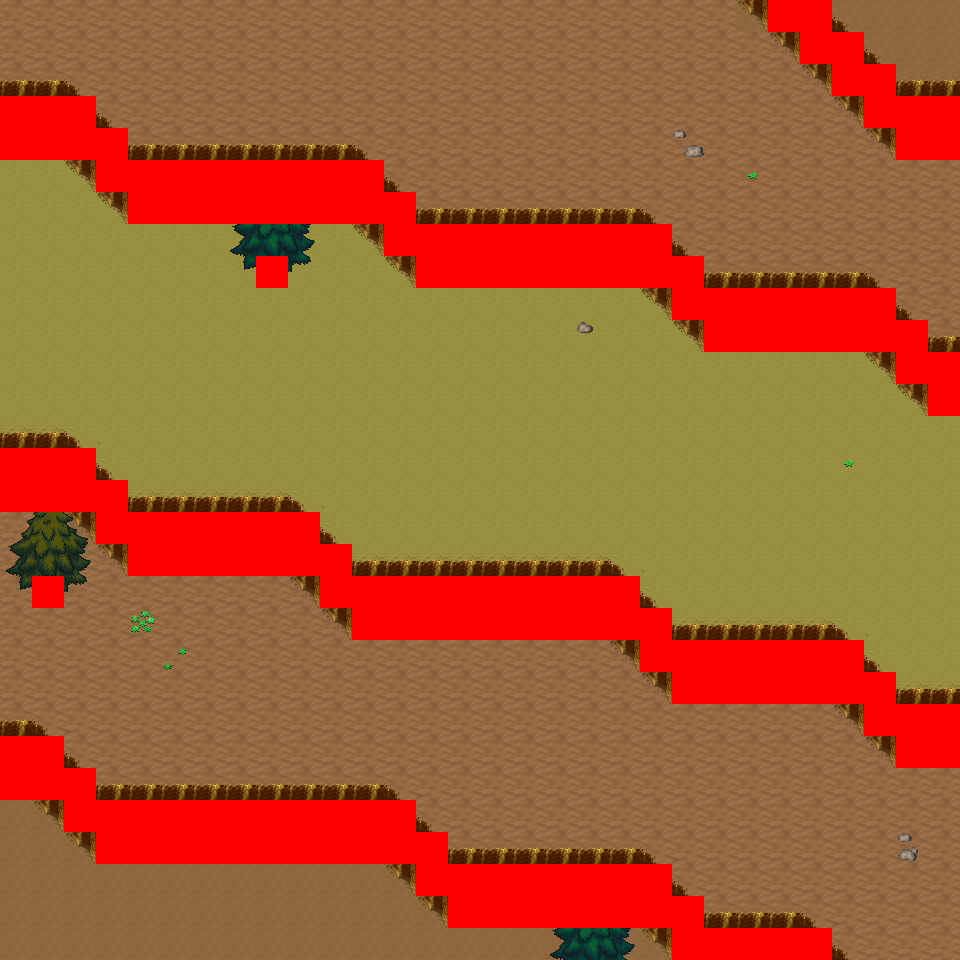

This game map was drawn from its Tiled (.tmx) file and the tilesets committed beside it. A one-line description and the trimmed map source follow:
An orthogonal 30x30 tile map with 32x32 px tiles, 6 tile layers (Ground, Object, Object2, Above, ...), 11 tilesets and 10 objects (10x mapExit).

<map version="1.0" orientation="orthogonal" renderorder="right-down" width="30" height="30" tilewidth="32" tileheight="32" nextobjectid="11">
  <tileset firstgid="1" name="tileset_logic_collision" tilewidth="32" tileheight="32" tilecount="1" columns="1">
    <image source="../drawable/tileset_logic_collision.png" width="32" height="32" />
  </tileset>
  <tileset firstgid="2" name="tileset_ground_ground" tilewidth="32" tileheight="32" tilecount="33" columns="3">
    <image source="../drawable/tileset_ground_ground.png" width="96" height="352" />
  </tileset>
  <tileset firstgid="35" name="tileset_ground_ridge_earth_pale" tilewidth="32" tileheight="32" tilecount="96" columns="12">
    <image source="../drawable/tileset_ground_ridge_earth_pale.png" width="384" height="256" />
  </tileset>
  <tileset firstgid="131" name="tileset_ground_ridge_earth_dark" tilewidth="32" tileheight="32" tilecount="96" columns="12">
    <image source="../drawable/tileset_ground_ridge_earth_dark.png" width="384" height="256" />
  </tileset>
  <tileset firstgid="227" name="tileset_terrain_desert" tilewidth="32" tileheight="32" tilecount="88" columns="8">
    <image source="../drawable/tileset_terrain_desert.png" width="256" height="352" />
  </tileset>
  <tileset firstgid="315" name="tileset_ground_sand_2" tilewidth="32" tileheight="32" tilecount="15" columns="5">
    <image source="../drawable/tileset_ground_sand_2.png" width="160" height="96" />
  </tileset>
  <tileset firstgid="330" name="tileset_plant_cactus_2" tilewidth="32" tileheight="32" tilecount="10" columns="5">
    <image source="../drawable/tileset_plant_cactus_2.png" width="160" height="64" />
  </tileset>
  <tileset firstgid="340" name="tileset_plant_cactus" tilewidth="32" tileheight="32" tilecount="2" columns="1">
    <image source="../drawable/tileset_plant_cactus.png" width="32" height="64" />
  </tileset>
  <tileset firstgid="342" name="tileset_plant_tree_evergreen" tilewidth="32" tileheight="32" tilecount="36" columns="3">
    <image source="../drawable/tileset_plant_tree_evergreen.png" width="96" height="384" />
  </tileset>
  <tileset firstgid="378" name="tileset_ground_rock_pebbles" tilewidth="32" tileheight="32" tilecount="3" columns="1">
    <image source="../drawable/tileset_ground_rock_pebbles.png" width="32" height="96" />
  </tileset>
  <tileset firstgid="381" name="tileset_plant_star_shaped_plants" tilewidth="32" tileheight="32" tilecount="6" columns="2">
    <image source="../drawable/tileset_plant_star_shaped_plants.png" width="64" height="96" />
  </tileset>
  <layer name="Ground" width="30" height="30">
    <data>[900 cells, 900 non-empty, 3 distinct tile ids]</data>
  </layer>
  <layer name="Object" width="30" height="30">
    <data>[900 cells, 313 non-empty, 16 distinct tile ids]</data>
  </layer>
  <layer name="Object2" width="30" height="30">
    <data>[900 cells, 0 non-empty, 0 distinct tile ids]</data>
  </layer>
  <layer name="Above" width="30" height="30">
    <data>[900 cells, 28 non-empty, 20 distinct tile ids]</data>
  </layer>
  <layer name="Above2" width="30" height="30">
    <data>[900 cells, 0 non-empty, 0 distinct tile ids]</data>
  </layer>
  <layer name="Walkable" width="30" height="30">
    <data>[900 cells, 181 non-empty, 1 distinct tile ids]</data>
  </layer>
  <objectgroup name="MapEvents">
    <object id="1" name="south" type="mapExit" x="0" y="928" width="672" height="32">
      <properties>
        <property name="map" value="level_0_x19_y94" />
        <property name="x" value="0" />
        <property name="y" value="1" />
      </properties>
    </object>
    <object id="2" name="south2" type="mapExit" x="832" y="928" width="128" height="32">
      <properties>
        <property name="map" value="level_0_x19_y94" />
        <property name="x" value="26" />
        <property name="y" value="1" />
      </properties>
    </object>
    <object id="3" name="west" type="mapExit" x="0" y="0" width="32" height="96">
      <properties>
        <property name="map" value="level_0_x18_y93" />
        <property name="x" value="28" />
        <property name="y" value="0" />
      </properties>
    </object>
    <object id="4" name="west2" type="mapExit" x="0" y="160" width="32" height="288">
      <properties>
        <property name="map" value="level_0_x18_y93" />
        <property name="x" value="28" />
        <property name="y" value="5" />
      </properties>
    </object>
    <object id="5" name="west3" type="mapExit" x="0" y="512" width="32" height="224">
      <properties>
        <property name="map" value="level_0_x18_y93" />
        <property name="x" value="28" />
        <property name="y" value="16" />
      </properties>
    </object>
    <object id="6" name="west4" type="mapExit" x="0" y="800" width="32" height="160">
      <properties>
        <property name="map" value="level_0_x18_y93" />
        <property name="x" value="28" />
        <property name="y" value="25" />
      </properties>
    </object>
    <object id="7" name="east" type="mapExit" x="928" y="0" width="32" height="96">
      <properties>
        <property name="map" value="level_0_x20_y93" />
        <property name="x" value="1" />
        <property name="y" value="0" />
      </properties>
    </object>
    <object id="8" name="east2" type="mapExit" x="928" y="160" width="32" height="192">
      <properties>
        <property name="map" value="level_0_x20_y93" />
        <property name="x" value="1" />
        <property name="y" value="5" />
      </properties>
    </object>
    <object id="9" name="east3" type="mapExit" x="928" y="416" width="32" height="288">
      <properties>
        <property name="map" value="level_0_x20_y93" />
        <property name="x" value="1" />
        <property name="y" value="13" />
      </properties>
    </object>
    <object id="10" name="east4" type="mapExit" x="928" y="768" width="32" height="192">
      <properties>
        <property name="map" value="level_0_x20_y93" />
        <property name="x" value="1" />
        <property name="y" value="24" />
      </properties>
    </object>
  </objectgroup>
</map>
